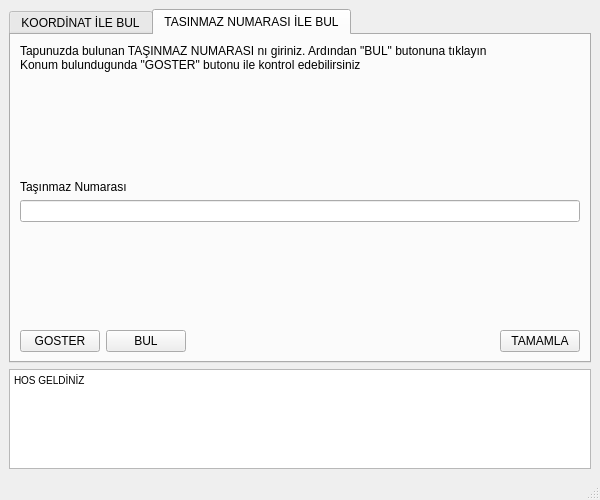
<?xml version="1.0" encoding="UTF-8"?>
<ui version="4.0">
 <class>MainWindow</class>
 <widget class="QMainWindow" name="MainWindow">
  <property name="enabled">
   <bool>true</bool>
  </property>
  <property name="geometry">
   <rect>
    <x>0</x>
    <y>0</y>
    <width>600</width>
    <height>500</height>
   </rect>
  </property>
  <property name="sizePolicy">
   <sizepolicy hsizetype="Maximum" vsizetype="Maximum">
    <horstretch>0</horstretch>
    <verstretch>0</verstretch>
   </sizepolicy>
  </property>
  <property name="minimumSize">
   <size>
    <width>600</width>
    <height>500</height>
   </size>
  </property>
  <property name="maximumSize">
   <size>
    <width>600</width>
    <height>500</height>
   </size>
  </property>
  <property name="windowTitle">
   <string>MainWindow</string>
  </property>
  <property name="documentMode">
   <bool>false</bool>
  </property>
  <property name="tabShape">
   <enum>QTabWidget::Rounded</enum>
  </property>
  <widget class="QWidget" name="centralwidget">
   <layout class="QGridLayout" name="gridLayout_2">
    <item row="0" column="0">
     <widget class="QTabWidget" name="tabWidget">
      <property name="currentIndex">
       <number>1</number>
      </property>
      <widget class="QWidget" name="tab">
       <attribute name="title">
        <string>KOORDİNAT İLE BUL</string>
       </attribute>
       <layout class="QGridLayout" name="gridLayout">
        <item row="1" column="0">
         <spacer name="verticalSpacer">
          <property name="orientation">
           <enum>Qt::Vertical</enum>
          </property>
          <property name="sizeHint" stdset="0">
           <size>
            <width>20</width>
            <height>40</height>
           </size>
          </property>
         </spacer>
        </item>
        <item row="0" column="0">
         <widget class="QLabel" name="label">
          <property name="text">
           <string>Arazi içerisindeki bir noktanın koordinatları giriniz. Koordinatları Bilmiyorsanız 
&quot;TASINMAZ NUMARASI ILE BUL&quot; secenegine tıklayabilirsiniz&quot;</string>
          </property>
         </widget>
        </item>
        <item row="5" column="0">
         <widget class="QLineEdit" name="lineEdit_Meridyen"/>
        </item>
        <item row="6" column="0">
         <spacer name="verticalSpacer_2">
          <property name="orientation">
           <enum>Qt::Vertical</enum>
          </property>
          <property name="sizeHint" stdset="0">
           <size>
            <width>20</width>
            <height>40</height>
           </size>
          </property>
         </spacer>
        </item>
        <item row="3" column="0">
         <widget class="QLineEdit" name="lineEdit_Paralel"/>
        </item>
        <item row="2" column="0">
         <widget class="QLabel" name="label_2">
          <property name="text">
           <string>Paralel</string>
          </property>
         </widget>
        </item>
        <item row="7" column="0">
         <layout class="QHBoxLayout" name="horizontalLayout">
          <item>
           <widget class="QPushButton" name="pushButton_2">
            <property name="text">
             <string>GOSTER</string>
            </property>
           </widget>
          </item>
          <item>
           <widget class="QPushButton" name="pushButton_koordinat">
            <property name="text">
             <string>BUL</string>
            </property>
           </widget>
          </item>
          <item>
           <spacer name="horizontalSpacer">
            <property name="orientation">
             <enum>Qt::Horizontal</enum>
            </property>
            <property name="sizeHint" stdset="0">
             <size>
              <width>40</width>
              <height>20</height>
             </size>
            </property>
           </spacer>
          </item>
          <item>
           <widget class="QPushButton" name="TAMAMLA">
            <property name="text">
             <string>TAMAMLA</string>
            </property>
           </widget>
          </item>
         </layout>
        </item>
        <item row="4" column="0">
         <widget class="QLabel" name="label_3">
          <property name="text">
           <string>Meridyen</string>
          </property>
         </widget>
        </item>
       </layout>
      </widget>
      <widget class="QWidget" name="tab_2">
       <attribute name="title">
        <string>TASINMAZ NUMARASI İLE BUL</string>
       </attribute>
       <layout class="QGridLayout" name="gridLayout_3">
        <item row="0" column="0">
         <widget class="QLabel" name="label_4">
          <property name="text">
           <string>Tapunuzda bulunan TAŞINMAZ NUMARASI nı giriniz. Ardından &quot;BUL&quot; butonuna tıklayın 
Konum bulundugunda &quot;GOSTER&quot; butonu ile kontrol edebilirsiniz</string>
          </property>
         </widget>
        </item>
        <item row="3" column="0">
         <widget class="QLineEdit" name="lineEdit_Tasinmaz"/>
        </item>
        <item row="4" column="0">
         <spacer name="verticalSpacer_3">
          <property name="orientation">
           <enum>Qt::Vertical</enum>
          </property>
          <property name="sizeHint" stdset="0">
           <size>
            <width>20</width>
            <height>40</height>
           </size>
          </property>
         </spacer>
        </item>
        <item row="2" column="0">
         <widget class="QLabel" name="label_5">
          <property name="text">
           <string>Taşınmaz Numarası</string>
          </property>
         </widget>
        </item>
        <item row="1" column="0">
         <spacer name="verticalSpacer_4">
          <property name="orientation">
           <enum>Qt::Vertical</enum>
          </property>
          <property name="sizeHint" stdset="0">
           <size>
            <width>20</width>
            <height>40</height>
           </size>
          </property>
         </spacer>
        </item>
        <item row="5" column="0">
         <layout class="QHBoxLayout" name="horizontalLayout_3">
          <item>
           <widget class="QPushButton" name="pushButton">
            <property name="text">
             <string>GOSTER</string>
            </property>
           </widget>
          </item>
          <item>
           <widget class="QPushButton" name="pushButton_Tasinmaz">
            <property name="text">
             <string>BUL</string>
            </property>
           </widget>
          </item>
          <item>
           <spacer name="horizontalSpacer_2">
            <property name="orientation">
             <enum>Qt::Horizontal</enum>
            </property>
            <property name="sizeHint" stdset="0">
             <size>
              <width>40</width>
              <height>20</height>
             </size>
            </property>
           </spacer>
          </item>
          <item>
           <widget class="QPushButton" name="TAMAMLA_2">
            <property name="text">
             <string>TAMAMLA</string>
            </property>
           </widget>
          </item>
         </layout>
        </item>
       </layout>
      </widget>
     </widget>
    </item>
    <item row="1" column="0">
     <widget class="QTextBrowser" name="textBrowser">
      <property name="maximumSize">
       <size>
        <width>600</width>
        <height>100</height>
       </size>
      </property>
      <property name="html">
       <string>&lt;!DOCTYPE HTML PUBLIC &quot;-//W3C//DTD HTML 4.0//EN&quot; &quot;http://www.w3.org/TR/REC-html40/strict.dtd&quot;&gt;
&lt;html&gt;&lt;head&gt;&lt;meta name=&quot;qrichtext&quot; content=&quot;1&quot; /&gt;&lt;style type=&quot;text/css&quot;&gt;
p, li { white-space: pre-wrap; }
&lt;/style&gt;&lt;/head&gt;&lt;body style=&quot; font-family:'MS Shell Dlg 2'; font-size:7.8pt; font-weight:400; font-style:normal;&quot;&gt;
&lt;p style=&quot; margin-top:0px; margin-bottom:0px; margin-left:0px; margin-right:0px; -qt-block-indent:0; text-indent:0px;&quot;&gt;HOS GELDİNİZ&lt;/p&gt;&lt;/body&gt;&lt;/html&gt;</string>
      </property>
     </widget>
    </item>
   </layout>
  </widget>
  <widget class="QMenuBar" name="menubar">
   <property name="geometry">
    <rect>
     <x>0</x>
     <y>0</y>
     <width>600</width>
     <height>26</height>
    </rect>
   </property>
  </widget>
  <widget class="QStatusBar" name="statusbar"/>
 </widget>
 <resources/>
 <connections/>
</ui>
